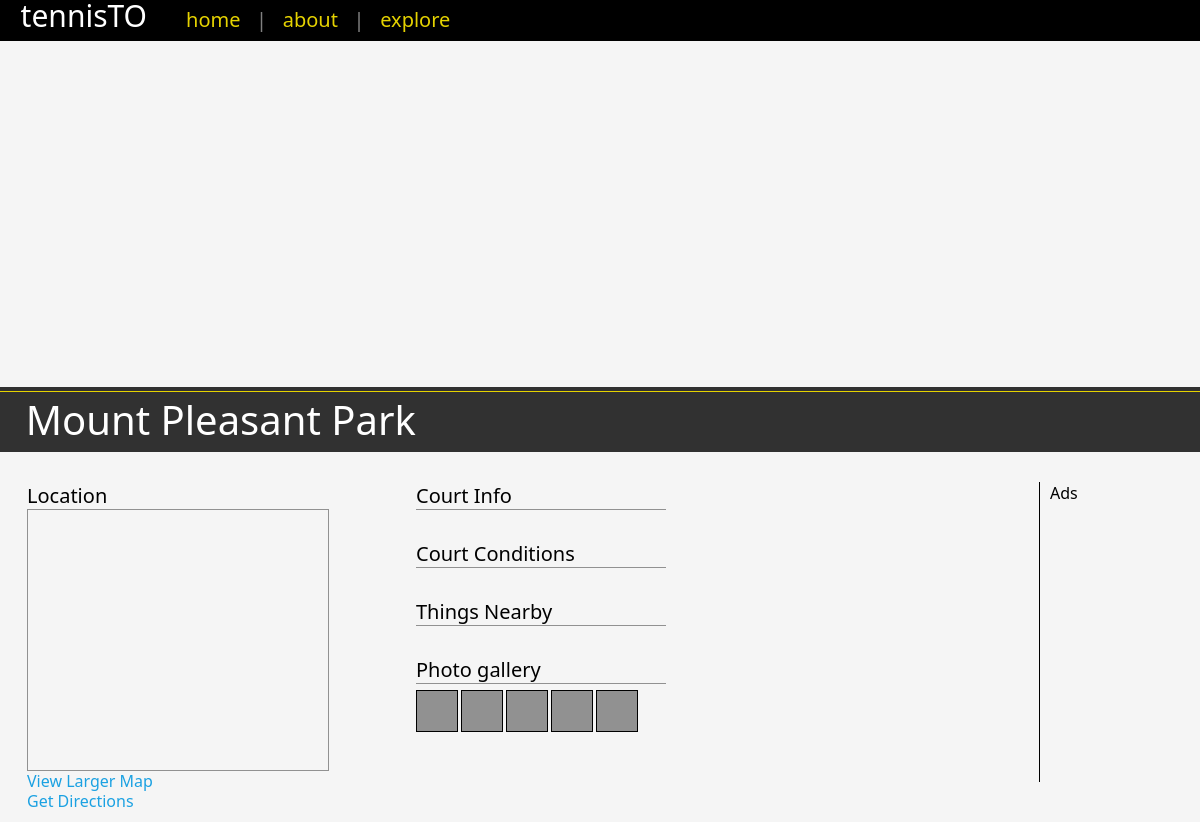
/courts/view/mount_pleasant_park/, run on an earlier commit of the app's database.
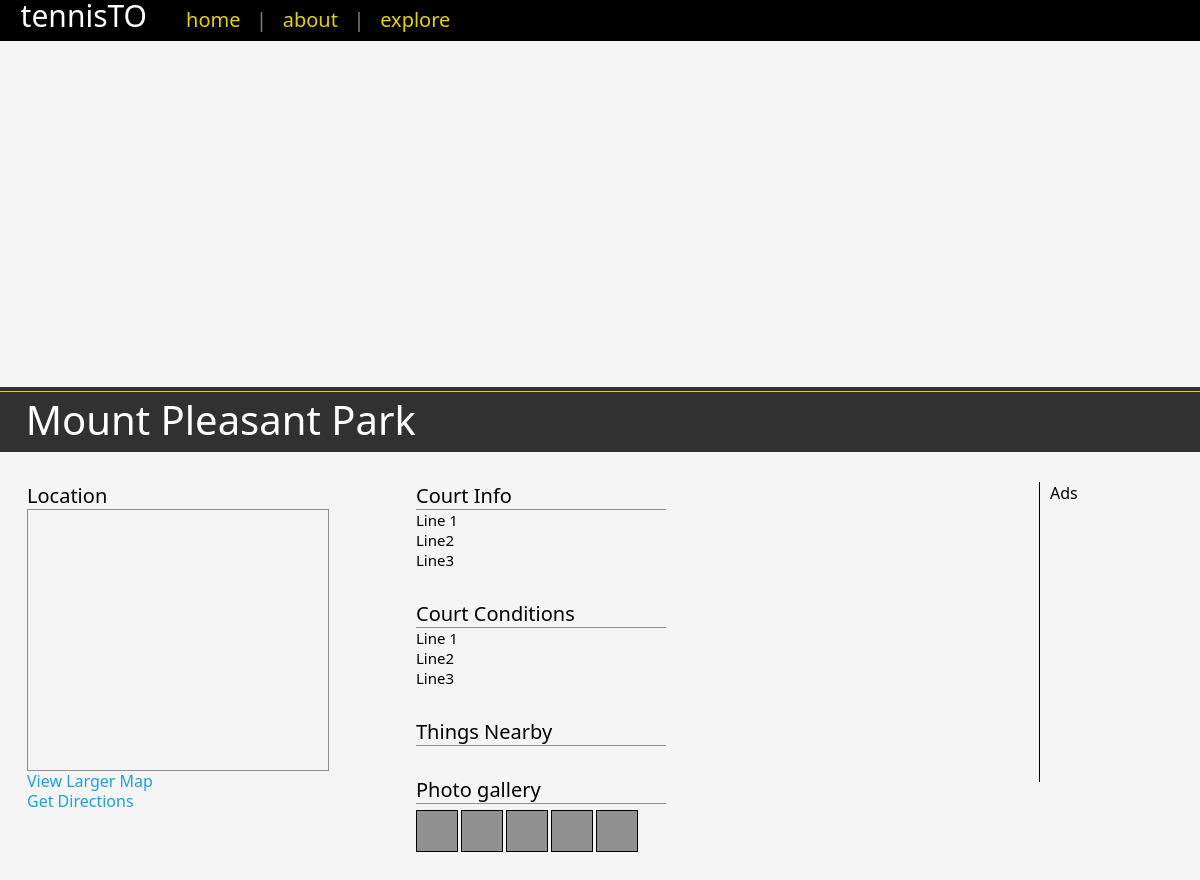
And on a later commit of the database.
### CourtInfo/models.py (models this page shows, shortened)
class Court(models.Model):
    photosynth_url = models.URLField()
    full_address = models.CharField(max_length=200)
    geo_position = GeopositionField()
    name = models.CharField(max_length=100)
    slug = models.SlugField(unique=True)
    court_info = models.TextField(blank=True)
    court_condition = models.TextField(blank=True)
    def court_info_html(self):
        return self.court_info.replace('\n', '<br>')
    def court_condition_html(self):
        return self.court_condition.replace('\n', '<br>')

### CourtInfo/views.py (the view)
# urls.py: url(r'^view/(?P<slug>[\w-]+)/$', views.viewCourtInfo, name='viewCourtInfo'),
def viewCourtInfo(request, slug):
    try:
        court = Court.objects.get(slug = slug)
    except Court.DoesNotExist:
        raise Http404
    context = {'court': court}
    return render(request, 'CourtInfo/court_info_view.html', context)

### CourtInfo/templates/CourtInfo/court_info_view.html (shortened to what this page needs)
{% extends "base.html" %}
{% block content %}
<iframe frameBorder="0" style="width:100%; height:350px; margin:0px; border:0px; padding:0px; border-bottom:solid 1px #E5D200;" src="{{ court.photosynth_url }}">
    Fallback image.
</iframe>
<div style="color:white; width:100%; font-size:40px; background-color:#313131; margin-top:-10px; border:0px; padding-left:5px; padding-top:5px; padding-bottom:5px;">
  &nbsp; {{ court.name }}
</div>
<div class="SpacerLarge"> </div>
<div style="float:right; width:150px; padding-left:10px; border-left:solid 1px black; height:300px;">
    Ads
</div>
<div style="float:left; min-width:300px; padding-left:27px;">
    <div class="TextTitle2Style">
        Location
    </div>
    <div id="mapviewer">
        <div id="map-canvas" style="width:300px; height:260px; border: 1px solid #919191;"></div>
        <div id="LME_maplinks" style="line-height:20px;">
            <a id="LME_largerMap" href="https://maps.google.com/maps?q={{ court.full_address }}" target="_blank">
                View Larger Map
            </a><br>
            <a id="LME_directions" href="https://maps.google.com/maps?daddr={{ court.full_address }}" target="_blank">
                Get Directions
            </a>
        </div>
    </div>
</div>
<div style="float:left; min-width:400px; padding-left:87px;">
    <div class="TextTitle2Style" style="border-bottom:solid 1px #919191; width:250px;">
        Court Info
    </div>
    <div class="TextNormalStyle">
        {{ court.court_info_html|safe }}
    </div>
    <div class="SpacerLarge"> </div>
    <div class="TextTitle2Style" style="border-bottom:solid 1px #919191; width:250px;">
        Court Conditions
    </div>
    <div class="TextNormalStyle">
        {{ court.court_condition_html|safe }}
    </div>
    <div class="SpacerLarge"> </div>
    <div class="TextTitle2Style" style="border-bottom:solid 1px #919191; width:250px;">
        Things Nearby
    </div>
    <div class="SpacerLarge"> </div>
    <div class="TextTitle2Style" style="border-bottom:solid 1px #919191; width:250px;">
        Photo gallery
    </div>
    <div class="SpacerSmall"> </div>
    <div style="float:left; width:40px; height:40px; border: 1px solid black; background-color:#919191; "> </div>
    <div style="float:left; width:40px; height:40px; border: 1px solid black; background-color:#919191; margin-left:3px;"> </div>
    <div style="float:left; width:40px; height:40px; border: 1px solid black; background-color:#919191; margin-left:3px;"> </div>
    <div style="float:left; width:40px; height:40px; border: 1px solid black; background-color:#919191; margin-left:3px;"> </div>
    <div style="float:left; width:40px; height:40px; border: 1px solid black; background-color:#919191; margin-left:3px;"> </div>
    <div class="SpacerLarge"> </div>
    <div class="SpacerLarge"> </div>
    <div class="SpacerLarge"> </div>
</div>
{% endblock %}

### templates/base.html (shortened to what this page needs)
<!DOCTYPE html>
{% load staticfiles %}
<html>
    <head>
        <link rel="stylesheet" type="text/css" href="{% static 'tennisTO.css' %}">
        <link rel="stylesheet" type="text/css" href="{% static 'controls.css' %}">
    </head>
    <body>
        {% include "banner.html" %}
        {% block content %}
        {% endblock %}
    </body>
</html>

### templates/banner.html (shortened to what this page needs)
<div style="color:white; width:100%; font-size:30px; background-color:black; margin-top:-10px; border:0px; padding-left:5px; padding-top:5px; padding-bottom:5px;">
    <span style="color:#E5D200; font-size:20px;">
    <a href="/" style="color:#E5D200;"> home </a> &nbsp; <span style="color:gray;"> | </span> &nbsp;
    about &nbsp; <span style="color:gray;"> | </span> &nbsp;
    explore
    </span>
</div>

### static/tennisTO.css (style rules this page uses)
body { margin: 0; padding: 0; border: 0; height: 100%; background-color: WhiteSmoke; overflow-x : hidden; font-family: "Segoe UI", "Segoe UI Web Regular", "Segoe UI Symbol", "Helvetica Neue", "BBAlpha Sans", "S60 Sans", Arial, "sans-serif"; }

### static/controls.css (style rules this page uses)
.TextTitle2Style { font-size: 20px; }
.TextNormalStyle { font-size: 15px; }
.SpacerLarge { height: 30px; }
.SpacerSmall { height: 6px; }
a { color:#1BA1E2; }
a:link { text-decoration:none; }

What changed in the data, as far as the page shows it:
changed Court "Mount Pleasant Park": court_info_html (not shown) → "Line 1 Line2 Line3"; court_condition_html (not shown) → "Line 1 Line2 Line3"
